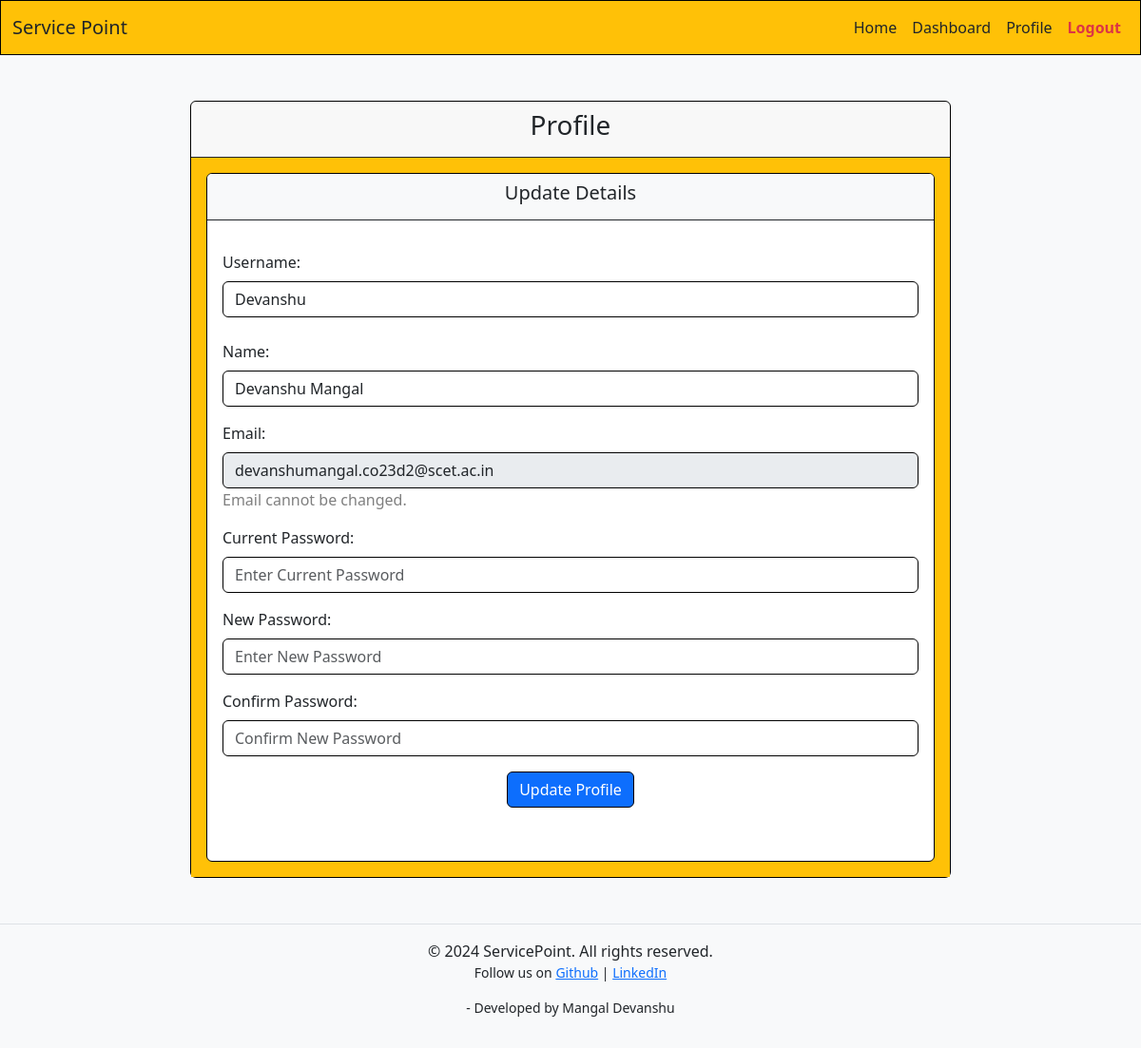
The page /profile (signed in) on the database its author committed.
### models.py (models this page shows)
class User(db.Model):
    id = db.Column(db.Integer, primary_key=True)
    username = db.Column(db.String(32), unique=True, nullable=False)
    passhash = db.Column(db.String(256), nullable=False)
    name = db.Column(db.String(64), nullable=True)
    email = db.Column(db.String(128), unique=True, nullable=True)
    created_at = db.Column(db.DateTime, default=datetime.utcnow, nullable=False)
    blocked = db.Column(db.Boolean, nullable=False, default=False)
    service_requests = db.relationship('ServiceRequest', backref='user', lazy=True)
    transactions = db.relationship('Transaction', backref='user', lazy=True)
    reviews = db.relationship('Review', backref='user', lazy=True)

### routes.py (the view)
@app.route("/profile")
def show_profile():
    print("profile page requested")
    if 'logged_in' in session:
        if session['user_type']=="service professional":
            user = ServiceProfessional.query.filter_by(username=session['user']).first()
            categories=Category.query.all()
            service=Service.query.filter_by(service_professional_id=user.id).first()
            return render_template("profile.html",user=user,categories=categories,service=service)
        else:
            user = User.query.filter_by(username=session['user']).first()
            return render_template("profile.html",user=user)
    else:
        flash("You are not authorized to view this page, please login")
        return render_template("login.html")

### templates/profile.html (shortened to what this page needs)
{% extends 'layout.html' %}
{% block content %}
    {%if session.user_type == 'user'%}
        <div class="container">
            <div class="card border border-black mx-auto mt-5" style="width: 50rem;">
                <div class="card-header border-bottom border-dark">
                    <h2 class="fs-3 text-center">Profile</h2>
                </div>
                <div class="card-body bg-warning">
                    <div class="card border border-black">
                        <div class="card-header bg-light border-bottom border-dark">
                            <h3 class="fs-5 text-center">Update Details</h3>
                        </div>
                        <div class="card-body">
                            <form action="{{url_for('handle_profile')}}" method="POST" class="text-dark py-3">
                                <div class="mb-4">
                                    <label for="username" class="form-label">Username:</label>
                                    <input type="text" class="form-control border border-black" id="username" value="{{user.username}}" required name="username" placeholder="Enter Username">
                                </div>
                                <div class="mb-3">
                                    <label for="name" class="form-label">Name:</label>
                                    <input type="text" class="form-control border border-black" id="name" value="{{user.name}}" name="name" placeholder="Enter Name">
                                </div>
                                <div class="mb-3">
                                    <label for="email" class="form-label">Email:</label>
                                    <input type="email" class="form-control border border-black" id="email" value="{{user.email}}" disabled name="email">
                                    <p class="text-black-50">Email cannot be changed.</p>
                                </div>
                                <div class="mb-3">
                                    <label for="current_password" class="form-label">Current Password:</label>
                                    <input type="password" class="form-control border border-black" id="current_password" required name="current_password" placeholder="Enter Current Password">
                                </div>
                                <div class="mb-3">
                                    <label for="new_password" class="form-label">New Password:</label>
                                    <input type="password" class="form-control border border-black" id="new_password" name="new_password" placeholder="Enter New Password">
                                </div>
                                <div class="mb-3">
                                    <label for="confirm_password" class="form-label">Confirm Password:</label>
                                    <input type="password" class="form-control border border-black" id="confirm_password" name="confirm_password" placeholder="Confirm New Password">
                                </div>
                                <div class="d-flex justify-content-center align-items-center mb-4">
                                    <button type="submit" class="btn btn-primary border border-black">Update Profile</button>
                                </div>
                            </form>
                        </div>
                    </div>
                </div>
            </div>
        </div>
    {% endif %}
{% endblock %}

### rows shown on the page
User: username "Devanshu", name "Devanshu Mangal", email "devanshumangal.co23d2@scet.ac.in"
